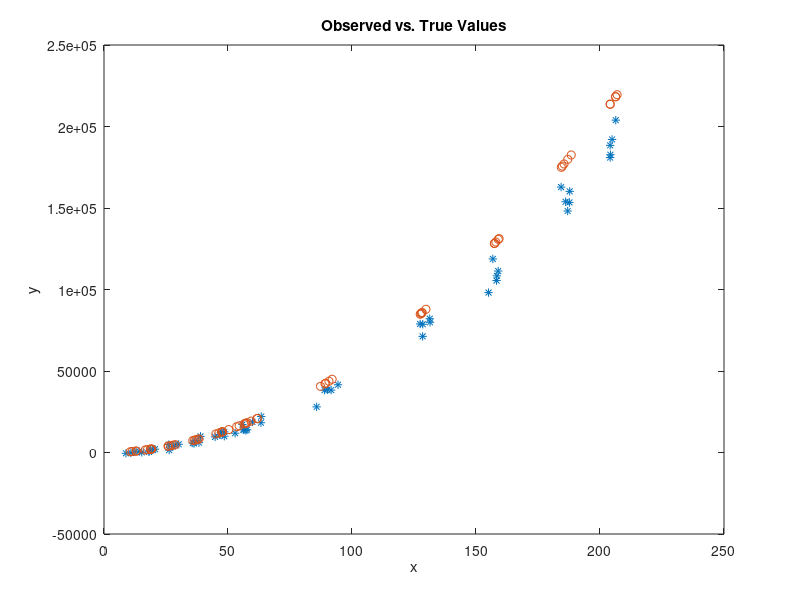

Recreate this plot in MATLAB. (Note: this script raises an error after producing the figure.)
%% SIMULATIONS

% Viktor Witkovsky (witkovsky@savba.sk)
% Ver.: '18-Sep-2023 14:57:24'

clear
close all

%% Load data / Good data

%load Data14_BV52_1622021alahysitron.mat
%load Data16_BV52_2222021alahysitron.mat
%load Data17_BV52_932021progressive
%load Data18_BV52_19112020.mat
%load Data19_BV52_322021.mat
%load DataBerk52_25032021.mat

%% Bad data

load DataBerk52_25032021.mat; Uy = Uy20;
%load DataBerk227_2452.mat; Uy = Uy20;
%load DataBerk618_2met.mat

%%

q = length(x);
if isempty(Uxy)
    Uxy = zeros(q);
end
U   = [Ux Uxy; Uxy' Uy];

%% Model / %% Generate data
% EXAMPLE_OEFPIL DataBerk227_2452
%     "params": ["a2", "a1", "a12", "a14"],
%     "f": "a2*x^2 + a1*x + a12*x^(1/2) + a14*x^(1/4)",
%     "dfdx": ["2*a2*x + a1 + 1/2*a12*x^(-1/2) + 1/4*a14*x^(-3/4)"],
%     "dfdp": ["x^2", "x", "x^(1/2)", "x^(1/4)"]

gfun = @(mu,beta)beta(1)*mu.^2+beta(2)*mu+beta(3)*mu.^(1/2)+beta(4)*mu.^(1/4);

beta = [ 5   10   500  -1000];

mu = round(x*10)/10;
nu = gfun(mu,beta);

munu = [mu nu];

xy = munu(:) + sqrtm(full(U)) * randn(2*q,1);

x = xy(1:q);
y = xy(q+(1:q));

%% Observed vs. True Values

figure
plot(x,y,'*',mu,nu,'o')
xlabel('x')
ylabel('y')
title('Observed vs. True Values')
legend('Observed values','True values','Location','nw')

%% Fit the model by OEFPIL

mu0 = {x, y};

beta0 = [1;0;0;0];

fun = @(mu,beta)beta(1)*mu{1}.^2+beta(2)*mu{1}+beta(3)*mu{1}.^(1/2)+beta(4)*mu{1}.^(1/4)-mu{2};

options.funDiff_mu = @(mu,beta) {2*beta(1)*mu{1} + beta(2) + mu{1}.^(-1/2)*beta(3)/2 + mu{1}.^(-3/2)*beta(4)/4,  - ones(size(mu{2}))};
options.funDiff_beta = @(mu,beta) [mu{1}.^2, mu{1}, mu{1}.^(1/2), mu{1}.^(1/4)];

options.method = 'oefpil';
options.tol = 1e-10;
options.criterion = 'parameterdifferences';
%options.criterion = 'function';
options.isPlot = false;

result = OEFPIL({x,y},U,fun,mu0,beta0,options);

%% Observed vs. True vs. Fitted Values

figure
plot(x,y,'*',mu,nu,'o',result.mu{1},result.mu{2},'+')
xlabel('x')
ylabel('y')
title('Observed vs. True vs. Fitted Values')
legend('Observed values','True values','Fitted Values','Location','nw')
